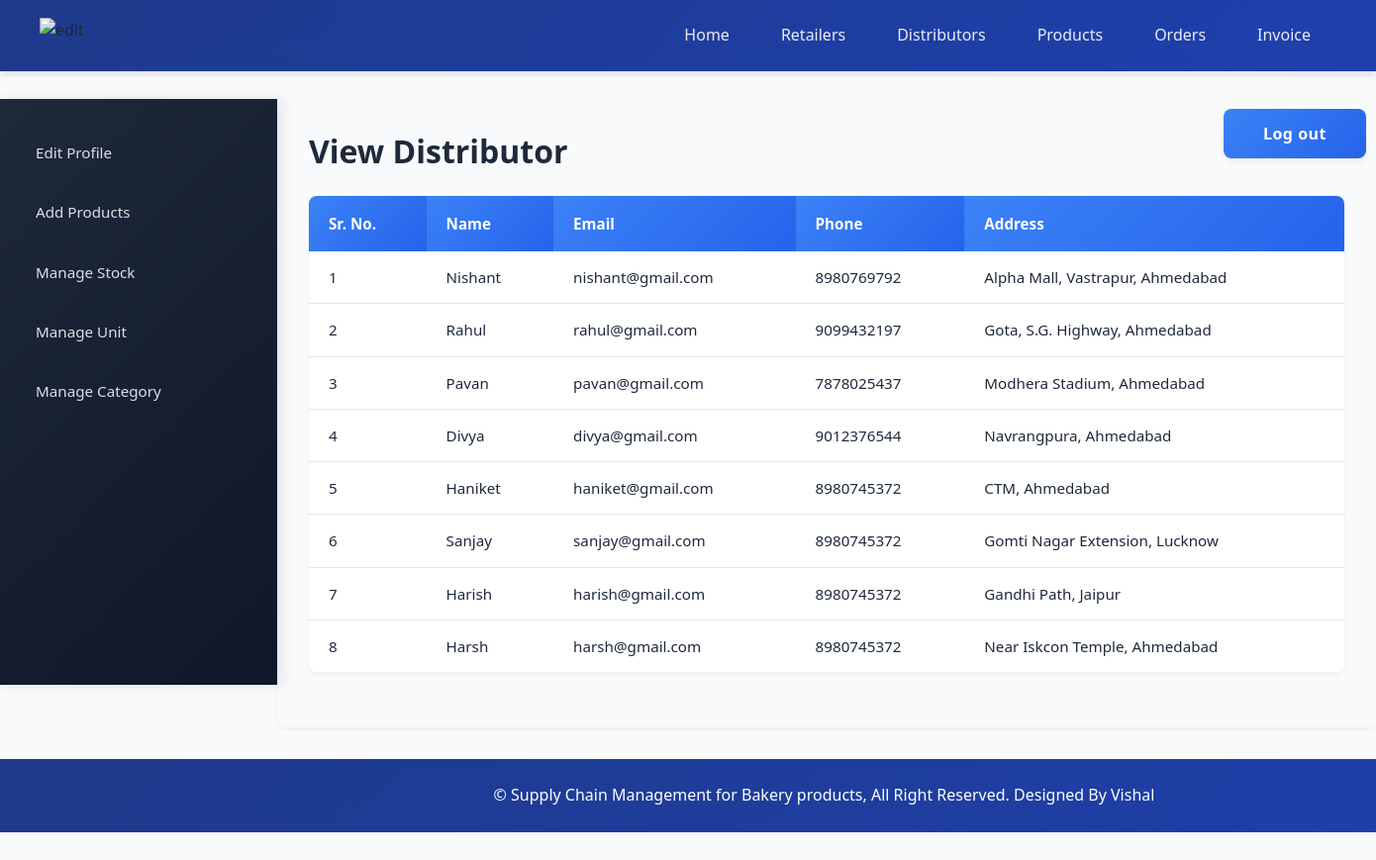
The page /manufacturer/view_distributor.php (signed in) on the database its author committed.
### tables this page shows
CREATE TABLE `distributor` (
  `dist_id` int(11) NOT NULL,
  `dist_name` varchar(25) NOT NULL,
  `dist_email` varchar(50) DEFAULT NULL,
  `dist_phone` varchar(10) NOT NULL,
  `dist_phone2` varchar(10) NOT NULL,
  `dist_address` varchar(200) DEFAULT NULL
);

### manufacturer/view_distributor.php (the view, shortened to what this page needs)
<?php
	include("../includes/config.php");
	if(isset($_SESSION['manufacturer_login'])) {
		if($_SESSION['manufacturer_login'] == true) {
			$query_selectDistributor = "SELECT * FROM distributor";
			$result_selectDistributor = mysqli_query($con,$query_selectDistributor);
		}
		else {
			header('Location:../index.php');
		}
	}
	else {
		header('Location:../index.php');
	}
?>
<!DOCTYPE html>
<html>
<head>
	<link rel="stylesheet" href="../includes/main_style.css" >
</head>
<body>
	<?php
		include("../includes/nav_manufacturer.inc.php");
		include("../includes/aside_manufacturer.inc.php");
	?>
	<section>
		<h1>View Distributor</h1>
		<form action="" method="POST" class="form">
		<table class="table_displayData">
			<tr>
				<th>Sr. No.</th>
				<th>Name</th>
				<th>Email</th>
				<th>Phone</th>
				<th>Address</th>
			</tr>
			<?php $i=1; while($row_selectDistributor = mysqli_fetch_array($result_selectDistributor)) { ?>
			<tr>
				<td> <?php echo $i; ?> </td>
				<td> <?php echo $row_selectDistributor['dist_name']; ?> </td>
				<td> <?php echo $row_selectDistributor['dist_email']; ?> </td>
				<td> <?php echo $row_selectDistributor['dist_phone']; ?> </td>
				<td> <?php echo $row_selectDistributor['dist_address']; ?> </td>
			</tr>
			<?php $i++; } ?>
		</table>
		</form>
	</section>
	<?php
		include("../includes/footer.inc.php");
	?>
</body>
</html>

### includes/main_style.css (style rules this page uses)
* { font-family: 'Segoe UI', Roboto, -apple-system, sans-serif; margin: 0; padding: 0; box-sizing: border-box; }
body { margin: auto; background-color: #f8fafc; color: #1e293b; line-height: 1.6; }
body { margin-left: 280px; min-height: 100vh; margin-top: 100px; overflow-x: hidden; }
section { max-width: 1200px; width: 100%; padding: 2rem; margin: 0 auto; }
section h1 { margin: 0 0 1.5rem; font-weight: 700; color: #1e293b; font-size: 2rem; line-height: 1.3; }
table { border-collapse: separate; border-spacing: 0; width: 100%; margin: 1.5rem 0; font-size: 0.95rem; background: white; border-radius: 8px; overflow: hidden; box-shadow: 0 2px 4px rgba(0, 0, 0, 0.05); }
.table_displayData th { background: linear-gradient(135deg, #3b82f6 0%, #2563eb 100%); color: white; padding: 1rem 1.25rem; font-weight: 600; text-align: left; }
.table_displayData td { padding: 0.875rem 1.25rem; border-bottom: 1px solid #e2e8f0; }
.table_displayData tr:last-child td { border-bottom: none; }

### rows shown on the page
distributor: dist_name "Nishant", dist_email "nishant@gmail.com", dist_phone "8980769792", dist_address "Alpha Mall, Vastrapur, Ahmedabad"
distributor: dist_name "Rahul", dist_email "rahul@gmail.com", dist_phone "9099432197", dist_address "Gota, S.G. Highway, Ahmedabad"
distributor: dist_name "Pavan", dist_email "pavan@gmail.com", dist_phone "7878025437", dist_address "Modhera Stadium, Ahmedabad"
distributor: dist_name "Divya", dist_email "divya@gmail.com", dist_phone "9012376544", dist_address "Navrangpura, Ahmedabad"
distributor: dist_name "Haniket", dist_email "haniket@gmail.com", dist_phone "8980745372", dist_address "CTM, Ahmedabad"
distributor: dist_name "Sanjay", dist_email "sanjay@gmail.com", dist_phone "8980745372", dist_address "Gomti Nagar Extension, Lucknow"
distributor: dist_name "Harish", dist_email "harish@gmail.com", dist_phone "8980745372", dist_address "Gandhi Path, Jaipur"
distributor: dist_name "Harsh", dist_email "harsh@gmail.com", dist_phone "8980745372", dist_address "Near Iskcon Temple, Ahmedabad"
